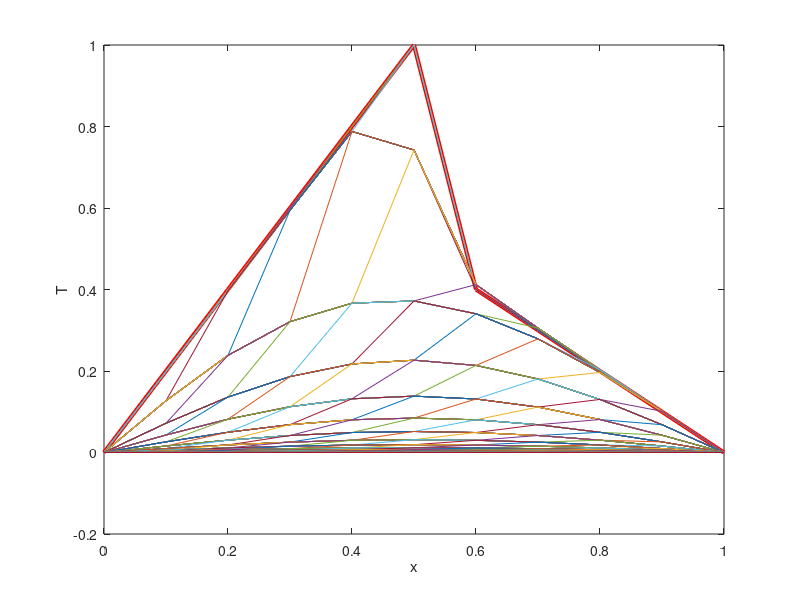

The MATLAB source for this figure:
k=1;
a=1;
q=1;
p=2;
N=40;
t=0:0.05:10;
x=0:0.1:a;

for n=1:N
    alpha(n)=((a*(q-p))/(pi*n))*cos(0.5*pi*n)+...
        ((2*a*(q+p))/(pi^2*n^2))*sin(0.5*pi*n);
end
for j=1:length(x)
    if x(j)<=0.5*a
        T(j)=p*x(j);
    end
    if x(j)>0.5*a
        T(j)=q*(a-x(j));
    end
end
plot(x,T,'color','red','LineWidth',3);
hold on
xlabel('x');
ylabel('T');
for i=1:length(t)
    for j=1:length(x)
        s=0;
        for n=1:N
            s=s+alpha(n)*...
                exp(-(pi^2*n^2*k*t(i))/a^2)*...
                sin((pi*n*x(j))/a);
        end
        T(j)=s;
        plot(x,T);
        
    end
end    
   
